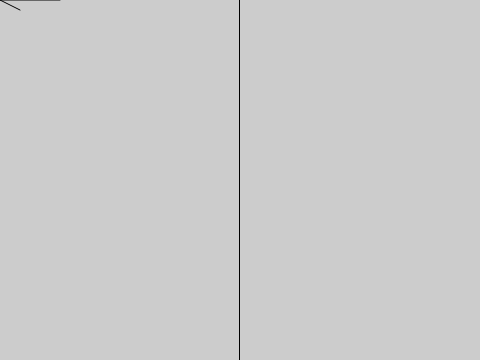
Frame 1 (no input)
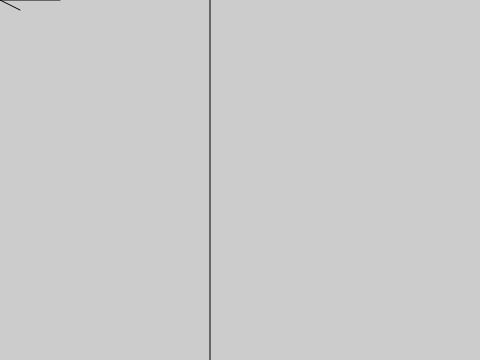
Frame 60 (no input)
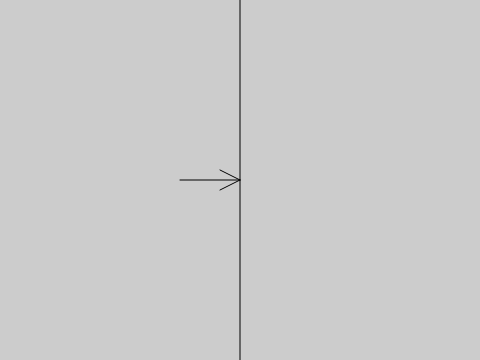
Frame 120 (the mouse pressed at the canvas centre since frame 60)

The p5.js sketch that drew these frames (run headless with seeded random() and noise() and a simulated clock; from frame 60 on, the mouse is pressed at the canvas centre):

// p5.js sketch
// ── sketch.js
let x;
let offset = 20;

function setup() {
  createCanvas(480, 360);
  x = width/2;
}

function draw() {
  background(204);
  if (mouseX > x) {
    x += 0.5;
    offset = -20;
  }
  if (mouseX < x) {
    x -= 0.5;
    offset = 20;
  }
  line(x, 0, x, height);
  line(mouseX, mouseY, mouseX + offset, mouseY - 10);
  line(mouseX, mouseY, mouseX + offset, mouseY + 10);
  line(mouseX, mouseY, mouseX + offset*3, mouseY);
}
